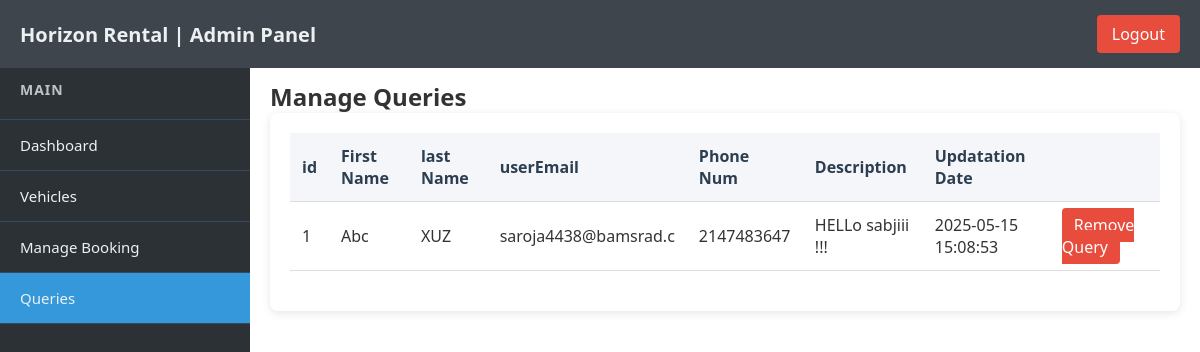
The app's page /admin/includes/contactUs.php (signed in) with its own data.
### tables this page shows
CREATE TABLE `tblcontactus` (
  `id` int(10) NOT NULL,
  `firstName` varchar(20) NOT NULL,
  `lastName` varchar(20) NOT NULL,
  `userEmail` varchar(20) NOT NULL,
  `phoneNum` int(10) NOT NULL,
  `description` varchar(100) NOT NULL,
  `updationDate` timestamp NOT NULL DEFAULT current_timestamp() ON UPDATE current_timestamp()
);

### admin/includes/contactUs.php (the view, shortened to what this page needs)
<?php
include('config.php');
$qry = "select id, firstName, lastName, userEmail, phoneNum, description, updationDate from tblcontactus";
$run = mysqli_query($con, $qry);
$queries = [];
if (mysqli_num_rows($run) > 0) {
    while ($row = mysqli_fetch_assoc($run)) {
        $queries[] = $row;
    }
} else {
    echo "<script>alert('No Records Found');</script>";
}
?>
<!DOCTYPE html>
<html lang="en">
<head>
    <link rel="stylesheet" href="/Horizon_Rentals/admin/assets/css/dashboard_style.css" />
</head>
<body>
    <nav class="top-nav">
        <h1>Horizon Rental | Admin Panel</h1>
        <a href="logout.php" class="logout-btn">Logout</a>
    </nav>
    <div class="container">
        <div class="sidebar">
            <div class="sidebar-header">
                <h3>MAIN</h3>
            </div>
            <ul class="nav-links">
                <li><a href="dashboard.php">Dashboard</a></li>
                <li class="dropdown">
                    <a href="#">Vehicles</a>
                </li>
                <li><a href="bookings.php">Manage Booking</a></li>
                <li class="active"><a href="queries.php">Queries</a></li>
            </ul>
        </div>
        <div class="main-content">
            <h2>Manage Queries</h2>
            <div class="vehicle-table-container">
                <table class="vehicle-table">
                    <thead>
                        <tr>
                            <th>id</th>
                            <th>First Name</th>
                            <th>last Name</th>
                            <th>userEmail</th>
                            <th>Phone Num</th>
                            <th>Description</th>
                            <th>Updatation Date</th>
                            <th></th>
                        </tr>
                    </thead>
                    <tbody>
                        <?php foreach ($queries as $query) {
                            echo "
                            <tr>
                                <td>{$query['id']}</td>
                                <td>{$query['firstName']}</td>
                                <td>{$query['lastName']}</td>
                                <td>{$query['userEmail']}</td>
                                <td>{$query['phoneNum']}</td>
                                <td>{$query['description']}</td>
                                <td>{$query['updationDate']}</td>
                                <td>
                                    <a href='?delete_id={$query['id']}' class='delete-btn'>Remove Query</a>
                                </td>
                            </tr>
                            ";
                        }
                        ?>
                    </tbody>
                </table>
            </div>
        </div>
    </div>
</body>
</html>

### admin/assets/css/dashboard_style.css (style rules this page uses)
* { margin: 0; padding: 0; box-sizing: border-box; font-family: 'Segoe UI', Tahoma, Geneva, Verdana, sans-serif; }
body { color: #333; }
.top-nav { background-color: #3e454c; padding: 15px 20px; display: flex; justify-content: space-between; align-items: center; position: fixed; width: 100%; top: 0; z-index: 1000; }
.top-nav h1 { color: #ecf0f1; font-size: 20px; }
.logout-btn { background-color: #e74c3c; color: white; padding: 8px 15px; border-radius: 4px; text-decoration: none; font-weight: 500; transition: background-color 0.3s; }
.container { display: flex; min-height: 100vh; padding-top: 60px; }
.sidebar { width: 250px; background-color: #2c3136; color: #ecf0f1; height: calc(100vh - 60px); position: fixed; left: 0; top: 60px; }
.sidebar-header { padding: 20px; border-bottom: 1px solid #34495e; }
.sidebar-header h3 { font-size: 14px; color: #bdc3c7; letter-spacing: 1px; }
.nav-links { list-style: none; padding: 0; }
.nav-links li { padding: 15px 20px; border-bottom: 1px solid #34495e; transition: background-color 0.3s; }
.nav-links li.active { background-color: #3498db; }
.nav-links a { color: #ecf0f1; text-decoration: none; font-size: 15px; display: block; }
.dropdown { position: relative; }
.main-content { flex: 1; margin-left: 250px; padding: 20px; }
.vehicle-table-container { background-color: white; padding: 20px; border-radius: 8px; box-shadow: 0 2px 10px rgba(0, 0, 0, 0.1); }
.vehicle-table { width: 100%; border-collapse: collapse; margin-bottom: 20px; }
.vehicle-table th, .vehicle-table td { padding: 12px; text-align: left; border-bottom: 1px solid #ddd; }
.vehicle-table th { background-color: #f5f6fa; color: #2c3e50; font-weight: 600; }
.delete-btn { padding: 6px 12px; border: none; border-radius: 4px; cursor: pointer; font-weight: 500; margin-right: 5px; text-decoration: none; background-color: #e74c3c; color: white; }

### records on screen
tblcontactus: id "1", firstName "Abc", lastName "XUZ", userEmail "saroja4438@bamsrad.c", phoneNum "2147483647", description "HELLo sabjiii !!!", updationDate "2025-05-15 15:08:53"
